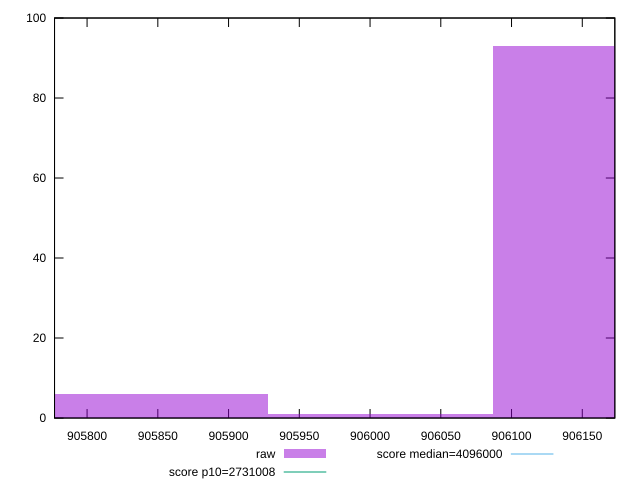

The script that saved this image:
reset

$raw <<EOF
906166.0162680296 93
906007.1234017719 1
905848.2305355141 6
EOF

set key outside below
set boxwidth 158.89286625776427
set xrange [905777:906173]
set yrange [0:100]
set trange [0:100]
set style fill transparent solid 0.5 noborder

set parametric
set terminal svg size 640, 490 enhanced background rgb 'white'
set output "reports/report_00033_2021-03-01T14-23-16.841Z/total-byte-weight/samples/astro-inner/raw/histogram.svg"

plot $raw title "raw" with boxes, \
     2731008,t title "score p10=2731008", \
     4096000,t title "score median=4096000"

reset
